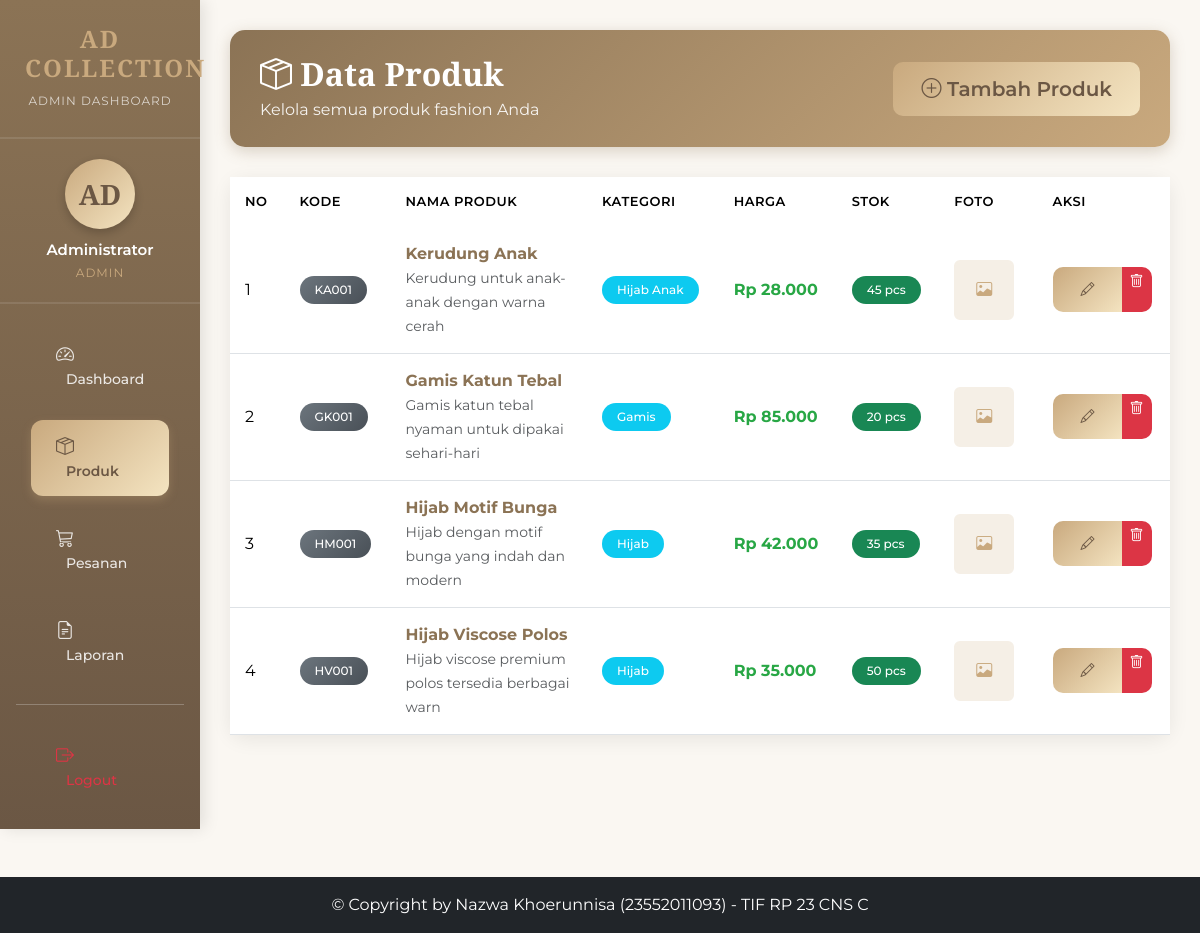
Page /products/index.php (signed in) on the earlier database version.
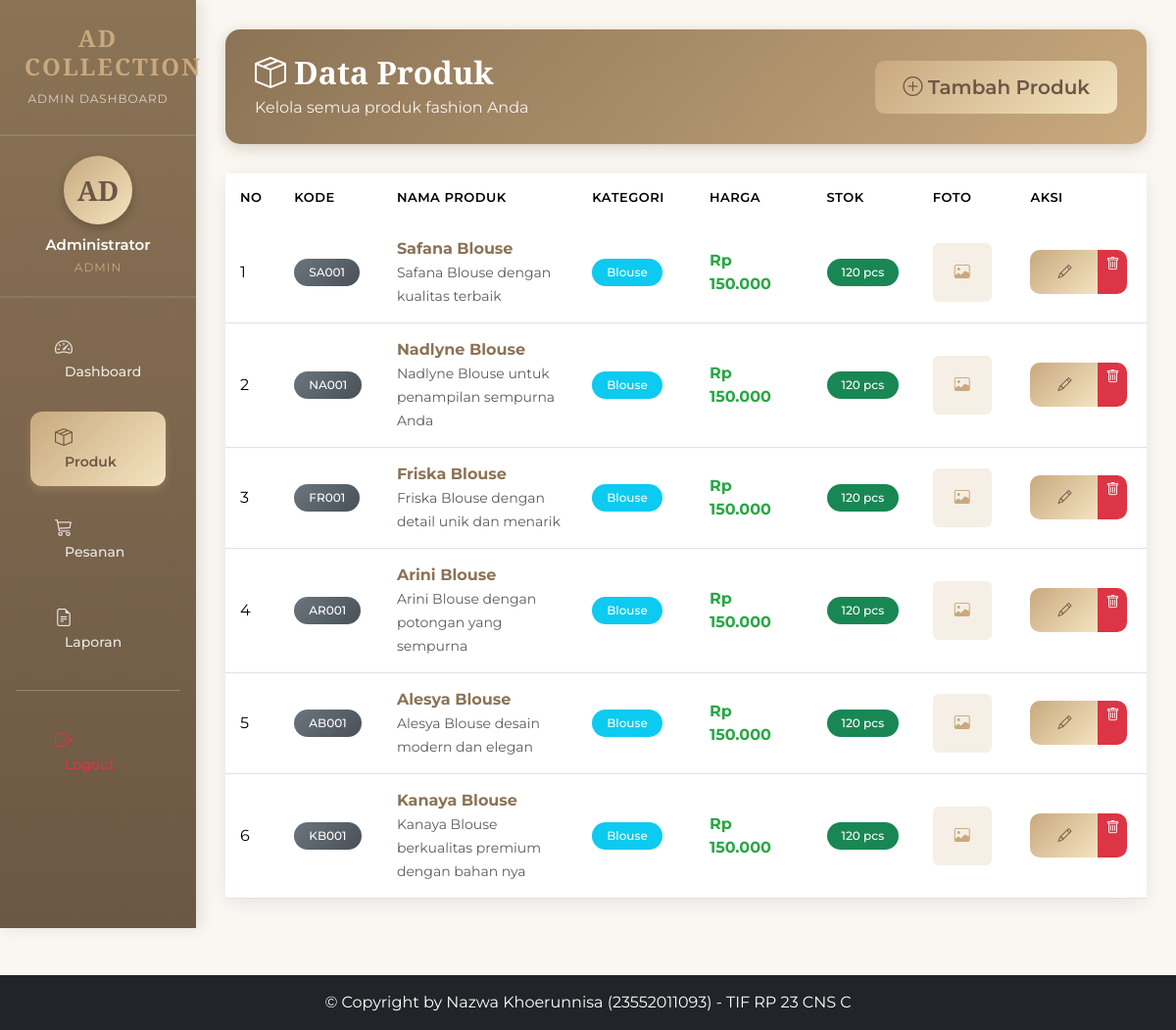
Same page on the later database version.
### tables this page shows
CREATE TABLE IF NOT EXISTS products (
    id INT PRIMARY KEY AUTO_INCREMENT,
    nama_produk VARCHAR(100) NOT NULL,
    sku VARCHAR(50) UNIQUE NOT NULL,
    kategori VARCHAR(50) NOT NULL,
    deskripsi TEXT,
    harga_beli DECIMAL(10, 2) NOT NULL,
    harga_jual DECIMAL(10, 2) NOT NULL,
    stok INT NOT NULL DEFAULT 0,
    foto_produk VARCHAR(255),
    platform ENUM('tiktok', 'shopee', 'manual') DEFAULT 'manual',
    created_at TIMESTAMP DEFAULT CURRENT_TIMESTAMP,
    updated_at TIMESTAMP DEFAULT CURRENT_TIMESTAMP ON UPDATE CURRENT_TIMESTAMP
);

### config/database.php (called while the page is built, shortened)
<?php
function rupiah($angka) {
    return "Rp " . number_format($angka, 0, ',', '.');
}
?>

### products/index.php (the view, shortened to what the changed rows need)
<?php
require_once '../config/database.php';
$query = "SELECT * FROM products ORDER BY id DESC";
$products = mysqli_query($conn, $query);
include '../includes/header.php';
?>
<div class="container-fluid">
    <div class="row">
        <main class="col-12 col-md-10 main-content">
            <div class="page-header">
                <div class="d-flex justify-content-between align-items-center">
                    <div>
                        <h2><i class="bi bi-box-seam"></i> Data Produk</h2>
                    </div>
                </div>
            </div>
            <div class="card">
                <div class="card-body p-0">
                    <div class="table-responsive">
                        <table class="table table-hover mb-0">
                            <thead>
                                <tr>
                                    <th width="5%">No</th>
                                    <th width="10%">Kode</th>
                                    <th width="20%">Nama Produk</th>
                                    <th width="12%">Kategori</th>
                                    <th width="12%">Harga</th>
                                    <th width="8%">Stok</th>
                                    <th width="10%">Foto</th>
                                    <th width="8%">Aksi</th>
                                </tr>
                            </thead>
                            <tbody>
                                <?php if(mysqli_num_rows($products) > 0): ?>
                                    <?php $no = 1; ?>
                                    <?php while($product = mysqli_fetch_assoc($products)): ?>
                                        <tr>
                                            <td><?= $no++ ?></td>
                                            <td>
                                                <span class="badge" style="background: linear-gradient(135deg, #6c757d 0%, #495057 100%);">
                                                    <?= $product['sku'] ?>
                                                </span>
                                            </td>
                                            <td>
                                                <strong style="color: var(--primary-brown);"><?= $product['nama_produk'] ?></strong>
                                                <br>
                                                <small class="text-muted"><?= substr($product['deskripsi'] ?? '', 0, 50) ?></small>
                                            </td>
                                            <td>
                                                <span class="badge bg-info"><?= $product['kategori'] ?></span>
                                            </td>
                                            <td>
                                                <strong style="color: #28a745;"><?= rupiah($product['harga_jual']) ?></strong>
                                            </td>
                                            <td>
                                                <?php if($product['stok'] < 10): ?>
                                                    <span class="badge bg-danger"><?= $product['stok'] ?> pcs</span>
                                                <?php elseif($product['stok'] < 20): ?>
                                                    <span class="badge bg-warning text-dark"><?= $product['stok'] ?> pcs</span>
                                                <?php else: ?>
                                                    <span class="badge bg-success"><?= $product['stok'] ?> pcs</span>
                                                <?php endif; ?>
                                            </td>
                                            <td>
                                                <?php if($product['foto_produk']): ?>
                                                    <img src="../assets/img/uploads/<?= $product['foto_produk'] ?>"
                                                         class="rounded"
                                                         style="width: 60px; height: 60px; object-fit: cover; border: 2px solid var(--light-cream);">
                                                <?php else: ?>
                                                    <div class="rounded d-flex align-items-center justify-content-center"
                                                         style="width: 60px; height: 60px; background: var(--light-cream); border: 2px solid var(--light-cream);">
                                                        <i class="bi bi-image" style="color: var(--secondary-gold);"></i>
                                                    </div>
                                                <?php endif; ?>
                                            </td>
                                            <td>
                                                <div class="btn-group btn-group-sm" role="group">
                                                    <a href="edit.php?id=<?= $product['id'] ?>"
                                                       class="btn btn-warning"
                                                       title="Edit">
                                                        <i class="bi bi-pencil"></i>
                                                    </a>
                                                    <a href="delete.php?id=<?= $product['id'] ?>"
                                                       class="btn btn-danger"
                                                       onclick="return confirm('Yakin ingin menghapus <?= $product['nama_produk'] ?>?')"
                                                       title="Hapus">
                                                        <i class="bi bi-trash"></i>
                                                    </a>
                                                </div>
                                            </td>
                                        </tr>
                                    <?php endwhile; ?>
                                <?php endif; ?>
                            </tbody>
                        </table>
                    </div>
                </div>
            </div>
        </main>
    </div>
</div>
<?php include '../includes/footer.php'; ?>

Differences in the rows shown:
added products: sku "SA001", nama_produk "Safana Blouse", deskripsi "Safana Blouse dengan kualitas terbaik", kategori "Blouse", harga_jual "Rp 150.000", stok "120"
added products: sku "NA001", nama_produk "Nadlyne Blouse", deskripsi "Nadlyne Blouse untuk penampilan sempurna Anda", kategori "Blouse", harga_jual "Rp 150.000", stok "120"
changed products: sku "KA001" → "FR001"; nama_produk "Kerudung Anak" → "Friska Blouse"; deskripsi "Kerudung untuk anak-anak dengan warna cerah" → "Friska Blouse dengan detail unik dan menarik"; kategori "Hijab Anak" → "Blouse"; harga_jual "Rp 28.000" → "Rp 150.000"; stok "45" → "120"
changed products: sku "GK001" → "AR001"; nama_produk "Gamis Katun Tebal" → "Arini Blouse"; deskripsi "Gamis katun tebal nyaman untuk dipakai sehari-hari" → "Arini Blouse dengan potongan yang sempurna"; kategori "Gamis" → "Blouse"; harga_jual "Rp 85.000" → "Rp 150.000"; stok "20" → "120"
changed products: sku "HM001" → "AB001"; nama_produk "Hijab Motif Bunga" → "Alesya Blouse"; deskripsi "Hijab dengan motif bunga yang indah dan modern" → "Alesya Blouse desain modern dan elegan"; kategori "Hijab" → "Blouse"; harga_jual "Rp 42.000" → "Rp 150.000"; stok "35" → "120"
changed products: sku "HV001" → "KB001"; nama_produk "Hijab Viscose Polos" → "Kanaya Blouse"; deskripsi "Hijab viscose premium polos tersedia berbagai warn" → "Kanaya Blouse berkualitas premium dengan bahan nya"; kategori "Hijab" → "Blouse"; harga_jual "Rp 35.000" → "Rp 150.000"; stok "50" → "120"
